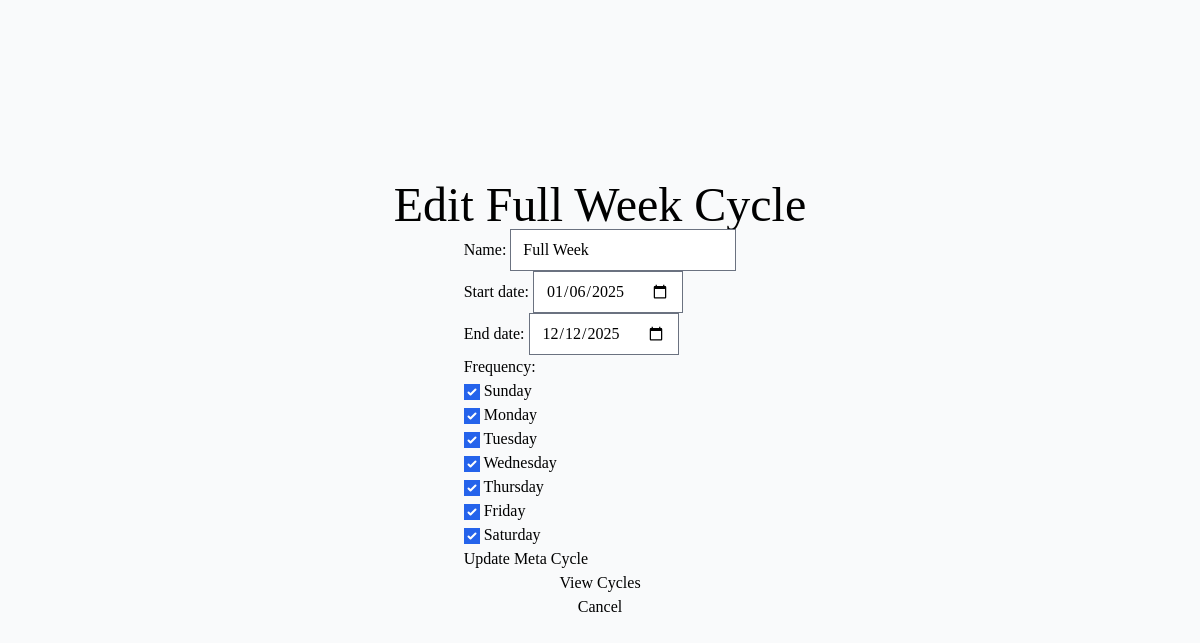
The page /edit-cycle/5/ on the database its author committed.
### timecycle/models.py (models this page shows, shortened)
class MetaCycle(models.Model):
    name = models.CharField(max_length=100, unique=True)
    start_date = models.DateField()
    end_date = models.DateField(null=True, blank=True)
    frequency =  models.ManyToManyField(Day)  # Many-to-many
    class Meta:
        ordering = ['name']
        verbose_name = "Meta Cycle"
        verbose_name_plural = "Meta Cycles"

class Day(models.Model):
    name = models.CharField(max_length=10)  # e.g., 'Monday'
    code = models.CharField(max_length=3)
    order = models.IntegerField(null=True)
    class Meta:
        ordering = ['order']
    def __str__(self):
        return self.name

### timecycle/views.py (the view)
# urls.py: path('edit-cycle/<int:pk>/', views.EditCycleView.as_view(), name='edit-cycle'),
class EditCycleView(UpdateView):
    model = MetaCycle
    form_class = MetaCycleForm
    template_name = 'edit-cycle.html'
    success_url = reverse_lazy('index')  # Redirect to index or another page after successful update
    def get_context_data(self, **kwargs):
        context = super().get_context_data(**kwargs)
        context['meta_cycle'] = self.object  # Pass the current meta cycle instance to the template
        return context

### timecycle/forms.py
class MetaCycleForm(forms.ModelForm):
    class Meta:
        model = MetaCycle
        fields = ['name', 'start_date', 'end_date', 'frequency']  # Include frequency field for selecting days
        widgets = {
            'start_date': forms.DateInput(attrs={'type': 'date'}),
            'end_date': forms.DateInput(attrs={'type': 'date'}),
            'frequency': forms.CheckboxSelectMultiple(),
        }

### timecycle/templates/edit-cycle.html (shortened to what this page needs)
{% extends 'base.html' %}
{% block heading %}Edit {{ meta_cycle.name }} Cycle{% endblock %}
{% block content %}
    <form method="post">
        {{ form.as_p }}
        <button type="submit">Update Meta Cycle</button>
    </form>
    <a href="{% url 'view-cycles' %}">View Cycles</a>
    <a href="{% url 'index' %}">Cancel</a>
{% endblock %}

### rows shown on the page
MetaCycle: name "Full Week", start_date "01/06/2025", end_date "12/12/2025"
